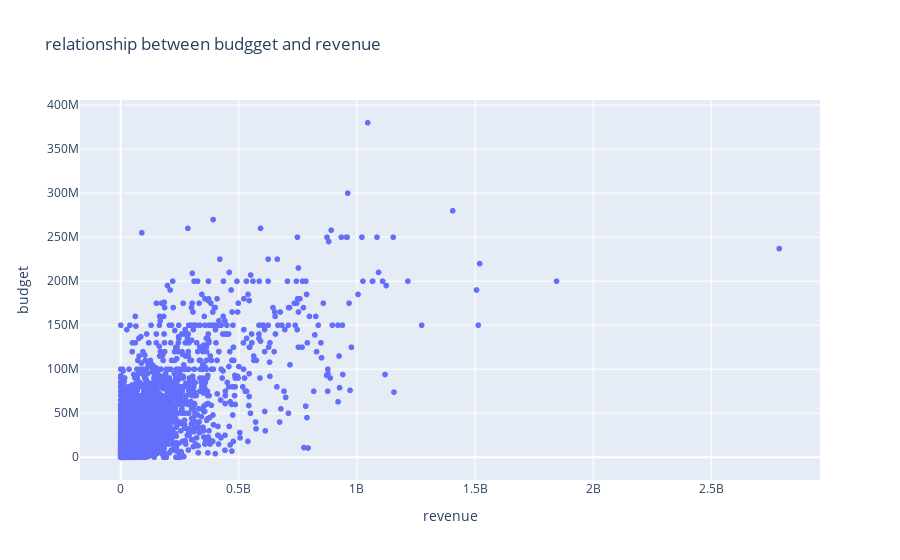

Write notebook code for a chart like this one.
### Markdown cell above
## Q7: Use scatter plot to draw the relationship between budget and revenue.
![p3.png](attachment:p3.png)

### Code cell
fig = px.scatter(combine, x='revenue', y='budget',title='relationship between budgget and revenue')
fig.show();

### Figure 1 — Plotly figure (JSON) as saved in the notebook; plotly's stock layout.template omitted (floating-point values rounded to 4 significant figures; data arrays with more than 128 entries replaced by an {"elided": "..."} marker saying what was removed)
{"data": [{"hovertemplate": "revenue=%{x}<br>budget=%{y}<extra></extra>", "legendgroup": "", "marker": {"color": "#636efa", "symbol": "circle"}, "mode": "markers", "name": "", "showlegend": false, "type": "scattergl", "x": {"elided": "9606 int values"}, "xaxis": "x", "y": {"elided": "9606 int values"}, "yaxis": "y"}], "layout": {"legend": {"tracegroupgap": 0}, "title": {"text": "relationship between budgget and revenue"}, "xaxis": {"anchor": "y", "domain": [0, 1], "title": {"text": "revenue"}}, "yaxis": {"anchor": "x", "domain": [0, 1], "title": {"text": "budget"}}}}
